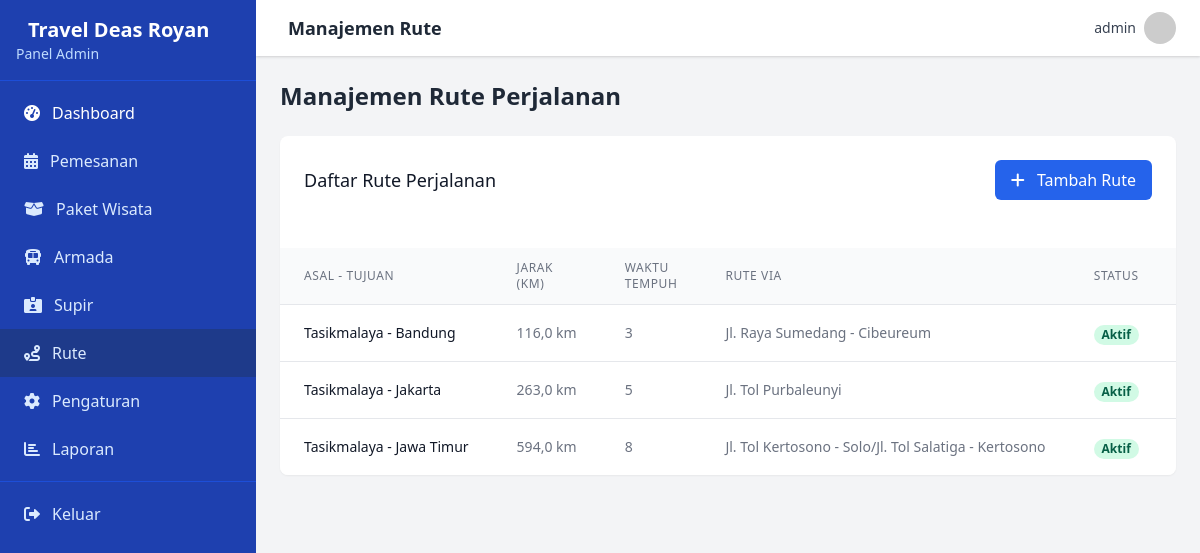
Page /admin/routes.php (signed in) on the committed database.
### tables this page shows
CREATE TABLE `rute` (
  `id` int(11) NOT NULL,
  `asal` varchar(100) NOT NULL,
  `tujuan` varchar(100) NOT NULL,
  `status` enum('aktif','nonaktif') NOT NULL DEFAULT 'aktif',
  `jarak` decimal(10,2) NOT NULL,
  `waktu_tempuh` varchar(50) DEFAULT NULL,
  `rute_via` text DEFAULT NULL,
  `keterangan` text DEFAULT NULL,
  `durasi_jam` int(11) NOT NULL,
  `created_at` timestamp NOT NULL DEFAULT current_timestamp(),
  `updated_at` timestamp NOT NULL DEFAULT current_timestamp() ON UPDATE current_timestamp()
);

### admin/routes.php (the view, shortened to what this page needs)
<?php
require_once '../config/config.php';
$pdo->query("UPDATE rute SET status = 'aktif' WHERE status IS NULL OR status = ''");
$query = "SELECT
            id,
            asal,
            tujuan,
            jarak,
            durasi_jam as waktu_tempuh,
            rute_via,
            keterangan,
            status,
            created_at,
            updated_at
          FROM rute
          ORDER BY asal, tujuan";
$routes = $pdo->query($query)->fetchAll();
?>
<!DOCTYPE html>
<html lang="id">
<head>
    <link href="https://cdn.jsdelivr.net/npm/tailwindcss@2.2.19/dist/tailwind.min.css" rel="stylesheet">
    <link rel="stylesheet" href="https://cdnjs.cloudflare.com/ajax/libs/font-awesome/6.0.0-beta3/css/all.min.css">
</head>
<div class="space-y-6">
    <div class="flex justify-between items-center">
        <h1 class="text-2xl font-bold text-gray-800">Manajemen Rute Perjalanan</h1>
    </div>
    <div class="bg-white shadow-sm rounded-lg overflow-hidden">
        <div class="overflow-x-auto">
            <table class="min-w-full divide-y divide-gray-200">
            <div class="p-6">
                <div class="flex justify-between items-center mb-6">
                    <h3 class="text-lg font-medium text-gray-900">Daftar Rute Perjalanan</h3>
                    <button onclick="showAddModal()" class="bg-blue-600 text-white px-4 py-2 rounded-md hover:bg-blue-700">
                        <i class="fas fa-plus mr-2"></i> Tambah Rute
                    </button>
                </div>
                <div class="bg-white shadow rounded-lg overflow-hidden">
                    <div class="overflow-x-auto">
                        <table class="min-w-full divide-y divide-gray-200">
                            <thead class="bg-gray-50">
                                <tr>
                                    <th class="px-6 py-3 text-left text-xs font-medium text-gray-500 uppercase tracking-wider">Asal - Tujuan</th>
                                    <th class="px-6 py-3 text-left text-xs font-medium text-gray-500 uppercase tracking-wider">Jarak (km)</th>
                                    <th class="px-6 py-3 text-left text-xs font-medium text-gray-500 uppercase tracking-wider">Waktu Tempuh</th>
                                    <th class="px-6 py-3 text-left text-xs font-medium text-gray-500 uppercase tracking-wider">Rute Via</th>
                                    <th class="px-6 py-3 text-center text-xs font-medium text-gray-500 uppercase tracking-wider">Status</th>
                                    <th class="px-6 py-3 text-right text-xs font-medium text-gray-500 uppercase tracking-wider">Aksi</th>
                                </tr>
                            </thead>
                            <tbody class="bg-white divide-y divide-gray-200">
                                <?php if (count($routes) > 0): ?>
                                    <?php foreach ($routes as $route): ?>
                                        <tr>
                                            <td class="px-6 py-4 whitespace-nowrap">
                                                <div class="text-sm font-medium text-gray-900">
                                                    <?php echo htmlspecialchars($route['asal'] . ' - ' . $route['tujuan']); ?>
                                                </div>
                                            </td>
                                            <td class="px-6 py-4 whitespace-nowrap text-sm text-gray-500">
                                                <?php echo number_format($route['jarak'], 1, ',', '.'); ?> km
                                            </td>
                                            <td class="px-6 py-4 whitespace-nowrap text-sm text-gray-500">
                                                <?php echo !empty($route['waktu_tempuh']) ? htmlspecialchars($route['waktu_tempuh']) : '-' ?>
                                            </td>
                                            <td class="px-6 py-4 whitespace-nowrap text-sm text-gray-500">
                                                <?php echo !empty($route['rute_via']) ? htmlspecialchars($route['rute_via']) : '-' ?>
                                            </td>
                                            <td class="px-6 py-4 whitespace-nowrap text-center">
                                                <?php
                                                $status = $route['status'] ?? 'nonaktif';
                                                $statusClass = $status === 'aktif' ? 'bg-green-100 text-green-800' : 'bg-red-100 text-red-800';
                                                $statusText = $status === 'aktif' ? 'Aktif' : 'Nonaktif';
                                                ?>
                                                <span class="px-2 inline-flex text-xs leading-5 font-semibold rounded-full <?php echo $statusClass; ?>">
                                                    <?php echo $statusText; ?>
                                                </span>
                                            </td>
                                            <td class="px-6 py-4 whitespace-nowrap text-right text-sm font-medium">
                                            </td>
                                        </tr>
                                    <?php endforeach; ?>
                                <?php endif; ?>
                            </tbody>
                        </table>
                    </div>
                </div>
            </div>
        </div>
    </div>
        </div>
    </div>
</div>
<?php
include 'includes/layout.php';
?>

### rows in the picture
rute: asal+tujuan "Tasikmalaya - Bandung", jarak "116,0", durasi_jam "3", rute_via "Jl. Raya Sumedang - Cibeureum", status "Aktif"
rute: asal+tujuan "Tasikmalaya - Jakarta", jarak "263,0", durasi_jam "5", rute_via "Jl. Tol Purbaleunyi", status "Aktif"
rute: asal+tujuan "Tasikmalaya - Jawa Timur", jarak "594,0", durasi_jam "8", rute_via "Jl. Tol Kertosono - Solo/Jl. Tol Salatiga - Kertosono", status "Aktif"

### other values in the picture
constant('site_name') "Travel Deas Royan"
$page_title "Manajemen Rute"
$_SESSION['admin_username'] "admin"
